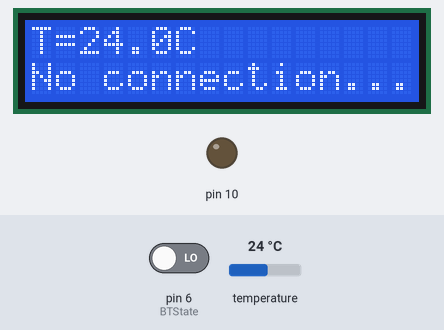
Simulated run of this sketch. Board: Arduino Uno, built with avr-gcc and run on an emulated ATmega328P. On the bench: 16×2 character LCD, output pins drawn as LEDs (lit = HIGH). The inputs (shaded band) are chosen by the test bench; at power-on: pin 6 (BTState) LOW, temperature 24 °C. Storage starts empty; what the sketch prints to the serial monitor is not drawn.

Above: at 2.3 s.
2.4 s: pin 6 (BTState) driven HIGH
At 4.9 s:
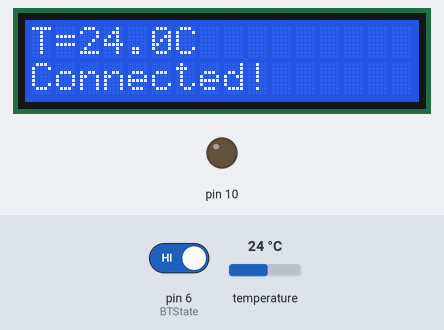
5.2 s: temperature set to 12 °C
At 6.4 s:
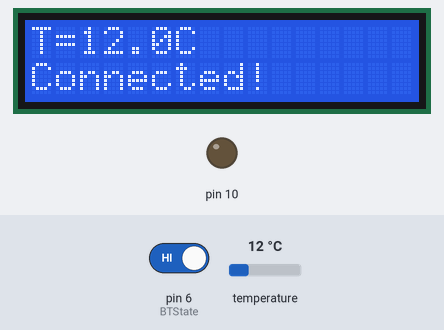
7.7 s: temperature set to 19 °C
At 9.4 s:
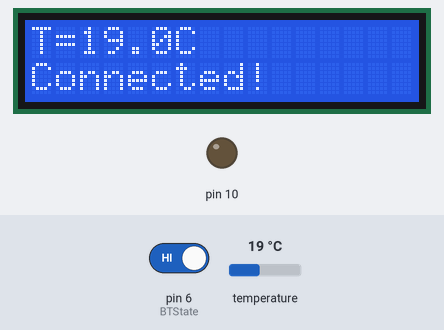
10.6 s: pin 6 (BTState) driven LOW
At 12.1 s:
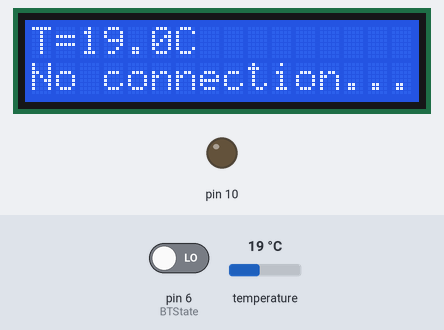
13.1 s: temperature set to 28 °C
At 15.0 s:
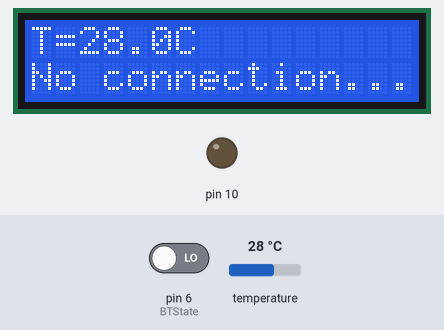
Timing chart, 0 to 16.5 s (numbered marks = the images above; inputs shaded):
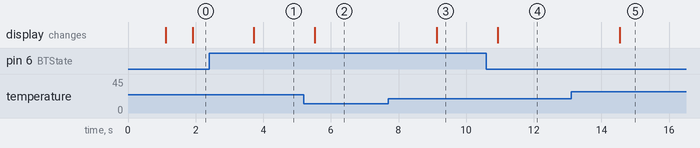

Measured:
- after the input at 2.4 s, the display: changes after 1.3 s (image 1)
- after the input at 5.2 s, the display: changes after 0.32 s (image 2)
- after the input at 7.7 s, the display: changes after 1.4 s (image 3)
- after the input at 10.6 s, the display: changes after 0.33 s (image 4)
- after the input at 13.1 s, the display: changes after 1.4 s (image 5)

The sketch:

opplaring_Temp_SD_LCD_Bluetooth_1.ino
```cpp
#include <Arduino.h>
#include <SPI.h>
#include<SD.h>
#include <OneWire.h>
#include <DallasTemperature.h>
#include <SoftwareSerial.h>;


#include <Wire.h>
#include <LiquidCrystal_I2C.h>
// Set the LCD address to 0x27 for a 16 chars and 2 line display
LiquidCrystal_I2C lcd(0x27, 16, 2);

//Bluetooth
SoftwareSerial bluetooth(4, 5); //Bluetooth RX, TX
const byte BTState = 6;         // Bluetooth STATE

/*SDkortet har denne konfigurasjonen
MOSI - pinne D11
MISO - pinne D12
CS -- pinne 9
*/

//vi har koblet DS18b20 til pinne D2 på arduinoen

#define DS18B20 2

OneWire ourWire(DS18B20);
DallasTemperature sensors(&ourWire);
const int chipSelect=9;

void setup()
{
  // we need to read from bluetooth state pin
  pinMode(BTState, INPUT);

  // serial com - cable connected to pc AND bluetooth
  Serial.begin(9600);
  bluetooth.begin(9600);
  delay(1000);

  // Dallas Temperature sensor init
  sensors.begin();

  // initialize the LCD
  lcd.begin();
  // Turn on the blacklight and print a message.
  lcd.backlight();
  lcd.print("Hello, world!");

  // SD card initialization
  Serial.print("Initializing SD card...");
  // make sure that the default chip select pin is set to
  // output, even if you don't use it:
  pinMode(10, OUTPUT);
   // see if the card is present and can be initialized:
  if (!SD.begin(chipSelect)) {
    Serial.println("Card failed, or not present");
    // don't do anything more:
    return;
  }
  Serial.println("SD card initialized.");


}


void loop()
{
  File dataFile = SD.open("datalog.txt", FILE_WRITE);
  // get sensor value
  sensors.requestTemperatures();
  float datavalue = sensors.getTempCByIndex(0);

  Serial.print(datavalue);
  Serial.println(" grader");

  // if the file is available, write to it:
  if (dataFile) {
    dataFile.println(datavalue);
    dataFile.close();
  }
  // if the file isn't open, pop up an error:
  else {
    Serial.println("error opening datalog.txt");
  }

  // send data over bluetooth
  bool connected = (digitalRead(BTState) == HIGH);
  if (connected) {
    bluetooth.println(datavalue);
  }
  else {
    Serial.println("WARNING. not connected wia bluetooth");
  }

  lcd.clear();
  // write temp to lcd
  lcd.setCursor(0,0);
  lcd.print("T=");
  lcd.print(datavalue, 1);
  lcd.print("C");

  // write time info to lcd

  // write bluetooth connection status to lcd
  lcd.setCursor(0,1);
  if (connected) {
    lcd.print("Connected!");
  }else{
    lcd.print("No connection...");
  }

  delay(1000);
}
```
